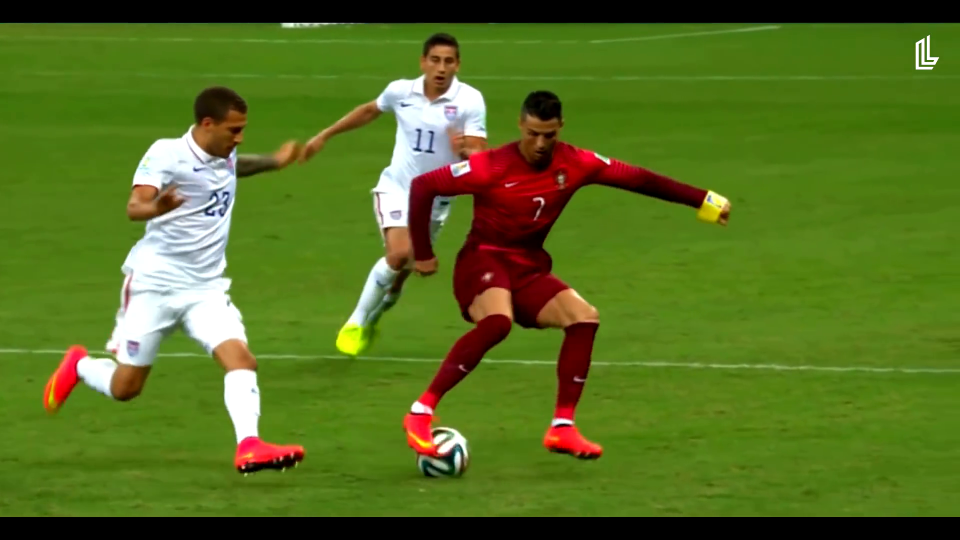
#> input picture frame 24 of image processing codes/KODLAR5_Temel_Video_Islemleri/KODLAR5_Temel_Video_Islemleri/Video_Futbol.mp4, 1920 x 1080 px, given in place of Video_Trafic.mp4, which was not available (shown at 1/2 size)
$ python K5_22_Video_UC_Farkli_Yonde_Dondurme.py
#> lines starting #> are read from the running program, lines starting #| are printed output that depends on the picture; pictures that were not available may be replaced by others from this repository, and a replacement may not be noted
# -*- coding: utf-8 -*-
"""
Created on Mon Mar 18 00:47:12 2024

@author: muozi
"""

import cv2

# Kamera bağlantısını başlat
kamera = cv2.VideoCapture('Video_Trafic.mp4')

# Flip kombinasyonlarını uygula ve ekranda göster
while True:
    # Kameradan görüntüyü al
    ret, goruntu = kamera.read()
#> goruntu is the input picture: shape (1080, 1920, 3); mean B, G, R 33.2, 110.6, 86.8

    # 0: X ekseninde dönme (yatay simetri).
    flipped_image_0 = cv2.flip(goruntu, 0)
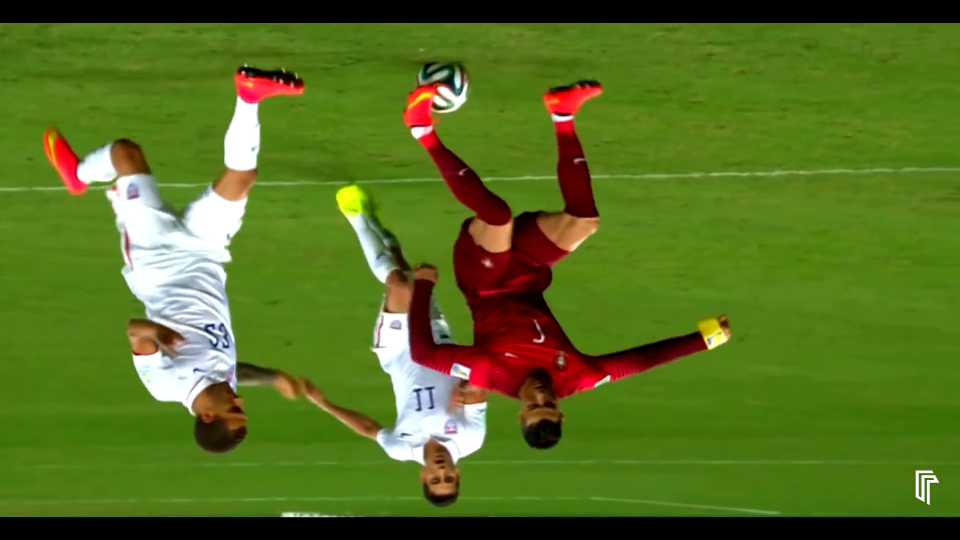
#> flipped_image_0: shape (1080, 1920, 3) (shown at 1/2 size); mean B, G, R 33.2, 110.6, 86.8
    cv2.imshow('Flipped WebCam 0 X ekseninde donme(yatay simetri)', flipped_image_0)

    # 1: Y ekseninde dönme (dikey simetri).
    flipped_image_1 = cv2.flip(goruntu, 1)
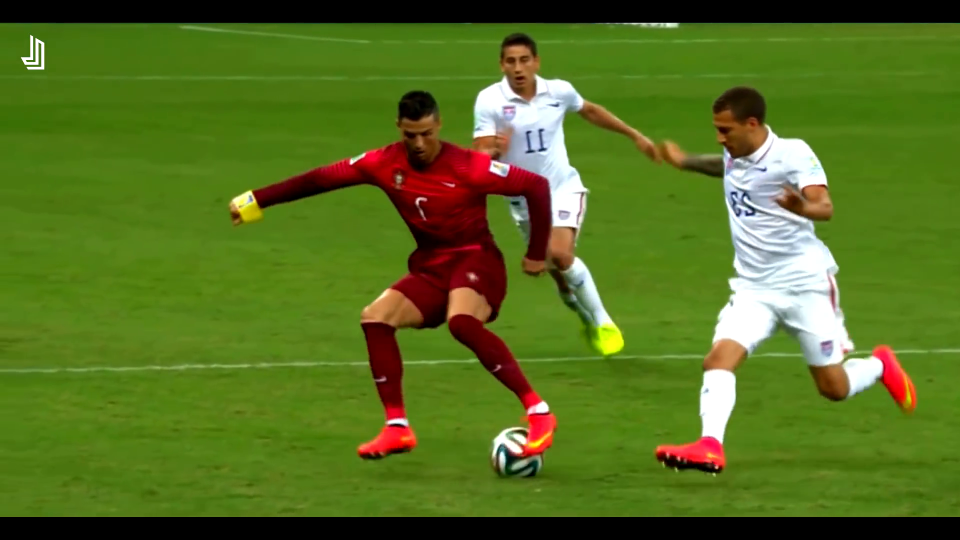
#> flipped_image_1: shape (1080, 1920, 3) (shown at 1/2 size); mean B, G, R 33.2, 110.6, 86.8
    cv2.imshow('Flipped WebCam 1 Y ekseninde donme (dikey simetri)', flipped_image_1)

    # X ve Y eksenlerinde dönüş
    flipped_image_2 = cv2.flip(goruntu, -1)
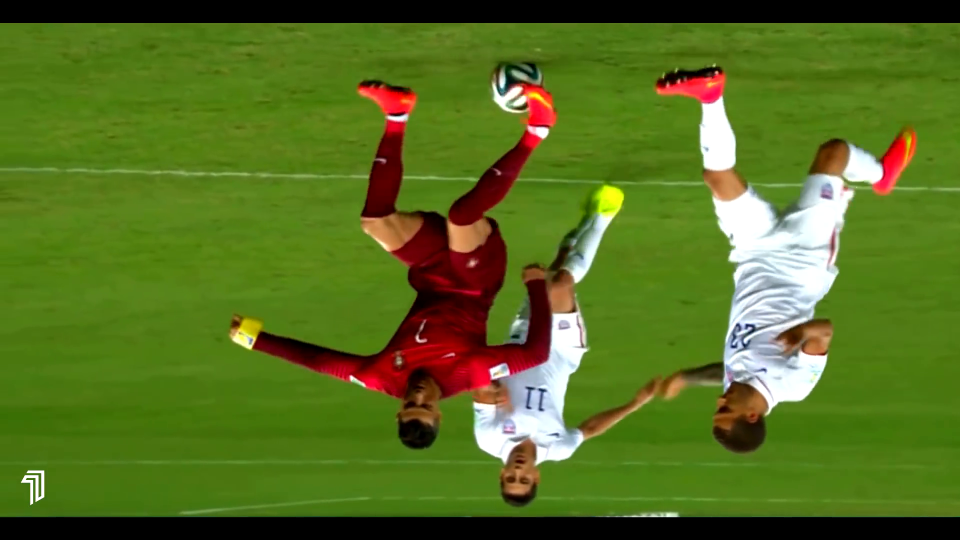
#> flipped_image_2: shape (1080, 1920, 3) (shown at 1/2 size); mean B, G, R 33.2, 110.6, 86.8
    cv2.imshow('Flipped WebCam 2 X ve Y eksenlerinde donus', flipped_image_2)

    # -1: Hem X hem de Y eksenlerinde dönme (hem yatay hem de dikey simetri).

    cv2.imshow('Original', goruntu)

    # 'q' tuşuna basıldığında döngüden çık
    if cv2.waitKey(25) & 0xFF == ord('q'):
#> (key q is pressed here)
        break

# Kamera bağlantısını serbest bırak
kamera.release()
# Tüm pencereleri kapat
cv2.destroyAllWindows()

$ run again, starting later in the video
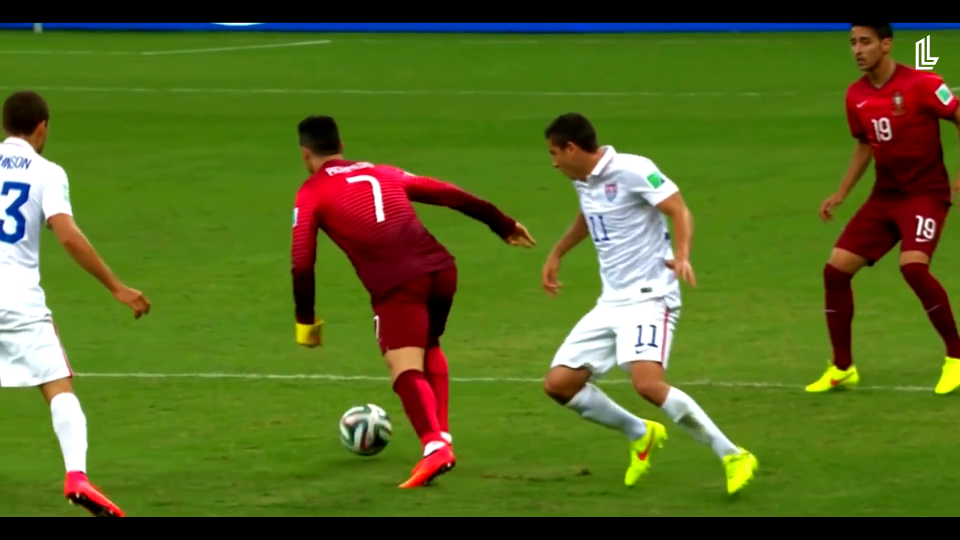
#> input picture frame 108 of image processing codes/KODLAR5_Temel_Video_Islemleri/KODLAR5_Temel_Video_Islemleri/Video_Futbol.mp4, 1920 x 1080 px, given in place of Video_Trafic.mp4, which was not available (shown at 1/2 size)
#> goruntu is the input picture: shape (1080, 1920, 3); mean B, G, R 34.9, 105.6, 87
#> `flipped_image_0 = cv2.flip(goruntu, 0)`:
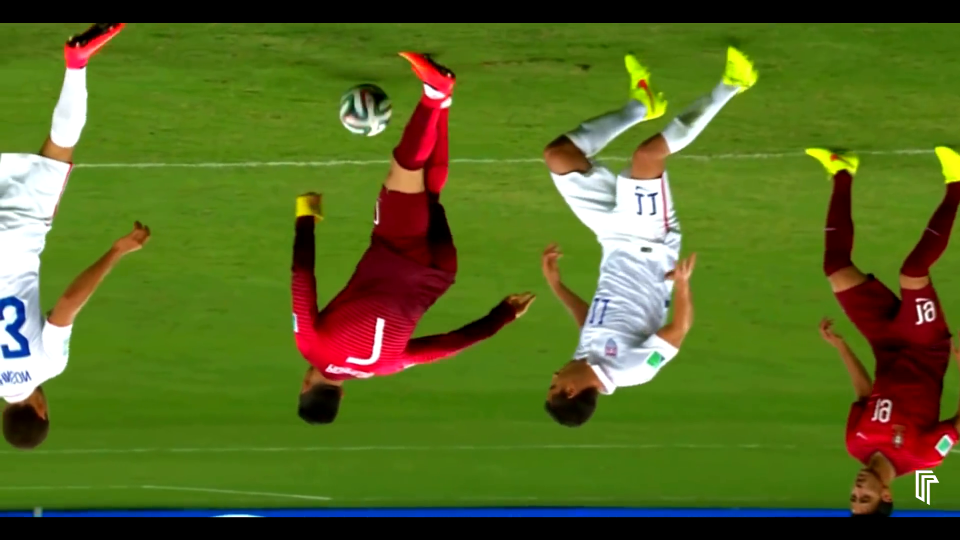
#> flipped_image_0: shape (1080, 1920, 3) (shown at 1/2 size); mean B, G, R 34.9, 105.6, 87
#> `flipped_image_2 = cv2.flip(goruntu, -1)`:
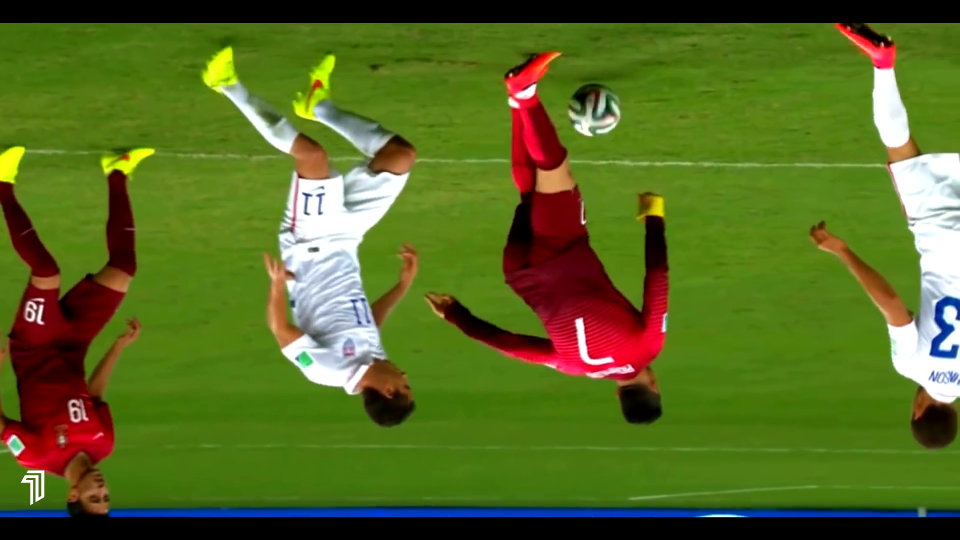
#> flipped_image_2: shape (1080, 1920, 3) (shown at 1/2 size); mean B, G, R 34.9, 105.6, 87

$ run again, starting later in the video
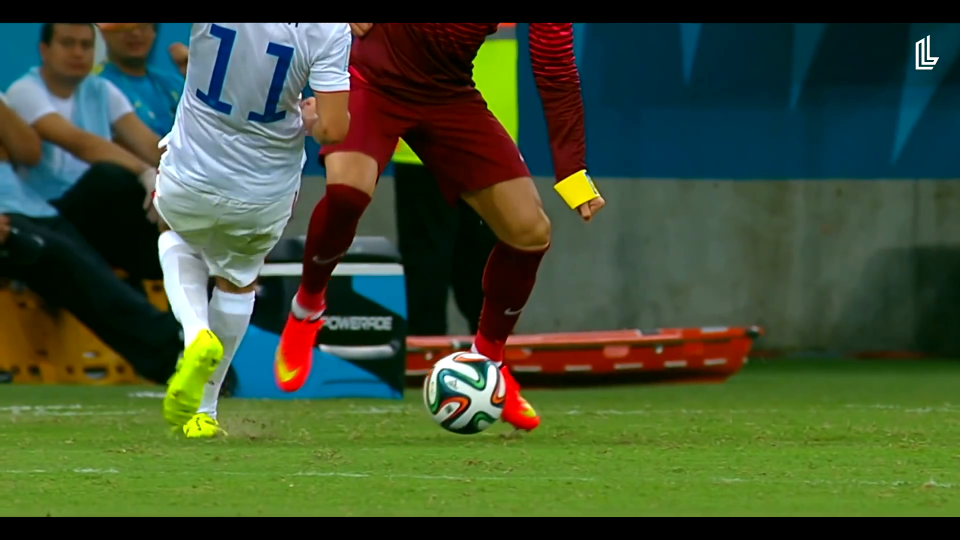
#> input picture frame 193 of image processing codes/KODLAR5_Temel_Video_Islemleri/KODLAR5_Temel_Video_Islemleri/Video_Futbol.mp4, 1920 x 1080 px, given in place of Video_Trafic.mp4, which was not available (shown at 1/2 size)
#> goruntu is the input picture: shape (1080, 1920, 3); mean B, G, R 51.8, 79.8, 64
#> `flipped_image_1 = cv2.flip(goruntu, 1)`:
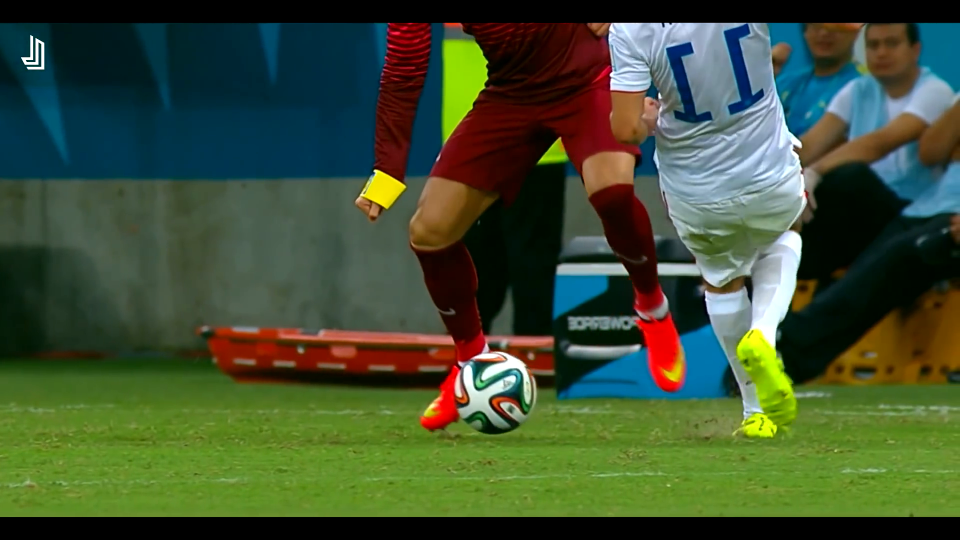
#> flipped_image_1: shape (1080, 1920, 3) (shown at 1/2 size); mean B, G, R 51.8, 79.8, 64
#> `flipped_image_2 = cv2.flip(goruntu, -1)`:
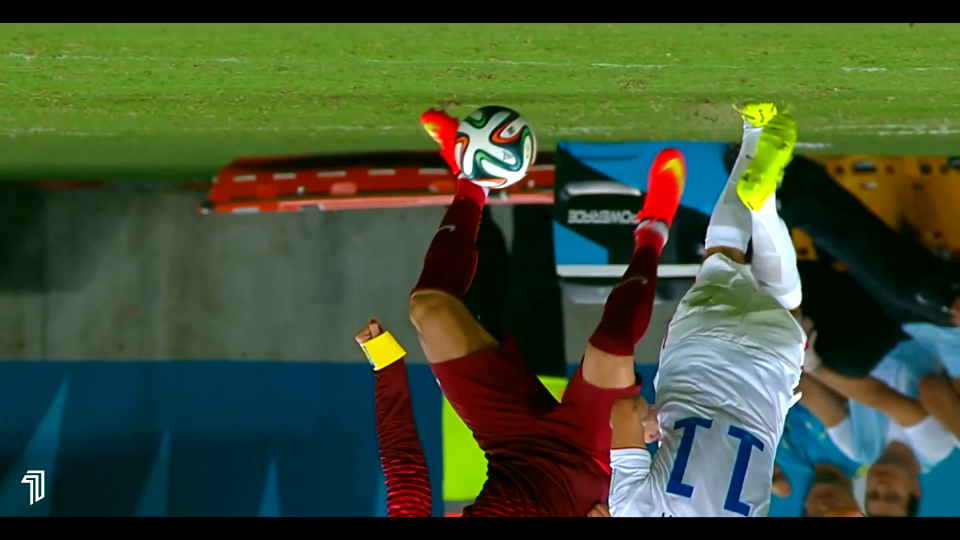
#> flipped_image_2: shape (1080, 1920, 3) (shown at 1/2 size); mean B, G, R 51.8, 79.8, 64
